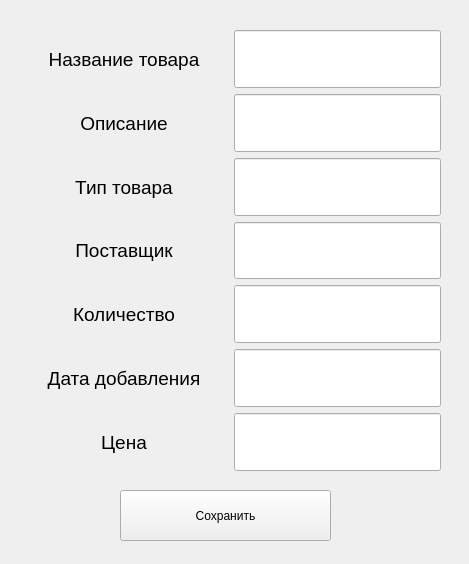
<?xml version="1.0" encoding="UTF-8"?>
<ui version="4.0">
 <class>EditorProductWindow</class>
 <widget class="QMainWindow" name="EditorProductWindow">
  <property name="geometry">
   <rect>
    <x>0</x>
    <y>0</y>
    <width>469</width>
    <height>564</height>
   </rect>
  </property>
  <property name="windowTitle">
   <string>MainWindow</string>
  </property>
  <widget class="QWidget" name="centralwidget">
   <widget class="QWidget" name="horizontalLayoutWidget">
    <property name="geometry">
     <rect>
      <x>20</x>
      <y>30</y>
      <width>421</width>
      <height>441</height>
     </rect>
    </property>
    <layout class="QHBoxLayout" name="horizontalLayout">
     <item>
      <layout class="QVBoxLayout" name="verticalLayout">
       <item>
        <widget class="QLabel" name="label">
         <property name="sizePolicy">
          <sizepolicy hsizetype="Ignored" vsizetype="Expanding">
           <horstretch>0</horstretch>
           <verstretch>0</verstretch>
          </sizepolicy>
         </property>
         <property name="font">
          <font>
           <pointsize>14</pointsize>
          </font>
         </property>
         <property name="text">
          <string>Название товара</string>
         </property>
         <property name="alignment">
          <set>Qt::AlignCenter</set>
         </property>
        </widget>
       </item>
       <item>
        <widget class="QLabel" name="label_2">
         <property name="sizePolicy">
          <sizepolicy hsizetype="Ignored" vsizetype="Expanding">
           <horstretch>0</horstretch>
           <verstretch>0</verstretch>
          </sizepolicy>
         </property>
         <property name="font">
          <font>
           <pointsize>14</pointsize>
          </font>
         </property>
         <property name="text">
          <string>Описание</string>
         </property>
         <property name="alignment">
          <set>Qt::AlignCenter</set>
         </property>
        </widget>
       </item>
       <item>
        <widget class="QLabel" name="label_3">
         <property name="sizePolicy">
          <sizepolicy hsizetype="Ignored" vsizetype="Expanding">
           <horstretch>0</horstretch>
           <verstretch>0</verstretch>
          </sizepolicy>
         </property>
         <property name="font">
          <font>
           <pointsize>14</pointsize>
          </font>
         </property>
         <property name="text">
          <string>Тип товара</string>
         </property>
         <property name="alignment">
          <set>Qt::AlignCenter</set>
         </property>
        </widget>
       </item>
       <item>
        <widget class="QLabel" name="label_4">
         <property name="sizePolicy">
          <sizepolicy hsizetype="Ignored" vsizetype="Expanding">
           <horstretch>0</horstretch>
           <verstretch>0</verstretch>
          </sizepolicy>
         </property>
         <property name="font">
          <font>
           <pointsize>14</pointsize>
          </font>
         </property>
         <property name="text">
          <string>Поставщик</string>
         </property>
         <property name="alignment">
          <set>Qt::AlignCenter</set>
         </property>
        </widget>
       </item>
       <item>
        <widget class="QLabel" name="label_5">
         <property name="sizePolicy">
          <sizepolicy hsizetype="Ignored" vsizetype="Expanding">
           <horstretch>0</horstretch>
           <verstretch>0</verstretch>
          </sizepolicy>
         </property>
         <property name="font">
          <font>
           <pointsize>14</pointsize>
          </font>
         </property>
         <property name="text">
          <string>Количество</string>
         </property>
         <property name="alignment">
          <set>Qt::AlignCenter</set>
         </property>
        </widget>
       </item>
       <item>
        <widget class="QLabel" name="label_6">
         <property name="sizePolicy">
          <sizepolicy hsizetype="Ignored" vsizetype="Expanding">
           <horstretch>0</horstretch>
           <verstretch>0</verstretch>
          </sizepolicy>
         </property>
         <property name="font">
          <font>
           <pointsize>14</pointsize>
          </font>
         </property>
         <property name="text">
          <string>Дата добавления</string>
         </property>
         <property name="alignment">
          <set>Qt::AlignCenter</set>
         </property>
        </widget>
       </item>
       <item>
        <widget class="QLabel" name="label_7">
         <property name="sizePolicy">
          <sizepolicy hsizetype="Ignored" vsizetype="Expanding">
           <horstretch>0</horstretch>
           <verstretch>0</verstretch>
          </sizepolicy>
         </property>
         <property name="font">
          <font>
           <pointsize>14</pointsize>
          </font>
         </property>
         <property name="text">
          <string>Цена</string>
         </property>
         <property name="alignment">
          <set>Qt::AlignCenter</set>
         </property>
        </widget>
       </item>
      </layout>
     </item>
     <item>
      <layout class="QVBoxLayout" name="verticalLayout_2">
       <item>
        <widget class="QLineEdit" name="name">
         <property name="sizePolicy">
          <sizepolicy hsizetype="Ignored" vsizetype="Expanding">
           <horstretch>0</horstretch>
           <verstretch>0</verstretch>
          </sizepolicy>
         </property>
        </widget>
       </item>
       <item>
        <widget class="QLineEdit" name="description">
         <property name="sizePolicy">
          <sizepolicy hsizetype="Ignored" vsizetype="Expanding">
           <horstretch>0</horstretch>
           <verstretch>0</verstretch>
          </sizepolicy>
         </property>
        </widget>
       </item>
       <item>
        <widget class="QLineEdit" name="type">
         <property name="sizePolicy">
          <sizepolicy hsizetype="Ignored" vsizetype="Expanding">
           <horstretch>0</horstretch>
           <verstretch>0</verstretch>
          </sizepolicy>
         </property>
        </widget>
       </item>
       <item>
        <widget class="QLineEdit" name="importer">
         <property name="sizePolicy">
          <sizepolicy hsizetype="Ignored" vsizetype="Expanding">
           <horstretch>0</horstretch>
           <verstretch>0</verstretch>
          </sizepolicy>
         </property>
        </widget>
       </item>
       <item>
        <widget class="QLineEdit" name="quantity">
         <property name="sizePolicy">
          <sizepolicy hsizetype="Ignored" vsizetype="Expanding">
           <horstretch>0</horstretch>
           <verstretch>0</verstretch>
          </sizepolicy>
         </property>
        </widget>
       </item>
       <item>
        <widget class="QLineEdit" name="date_added">
         <property name="sizePolicy">
          <sizepolicy hsizetype="Ignored" vsizetype="Expanding">
           <horstretch>0</horstretch>
           <verstretch>0</verstretch>
          </sizepolicy>
         </property>
        </widget>
       </item>
       <item>
        <widget class="QLineEdit" name="price">
         <property name="sizePolicy">
          <sizepolicy hsizetype="Ignored" vsizetype="Expanding">
           <horstretch>0</horstretch>
           <verstretch>0</verstretch>
          </sizepolicy>
         </property>
        </widget>
       </item>
      </layout>
     </item>
    </layout>
   </widget>
   <widget class="QPushButton" name="save_button">
    <property name="geometry">
     <rect>
      <x>120</x>
      <y>490</y>
      <width>211</width>
      <height>51</height>
     </rect>
    </property>
    <property name="text">
     <string>Сохранить</string>
    </property>
   </widget>
  </widget>
 </widget>
 <resources/>
 <connections/>
</ui>
